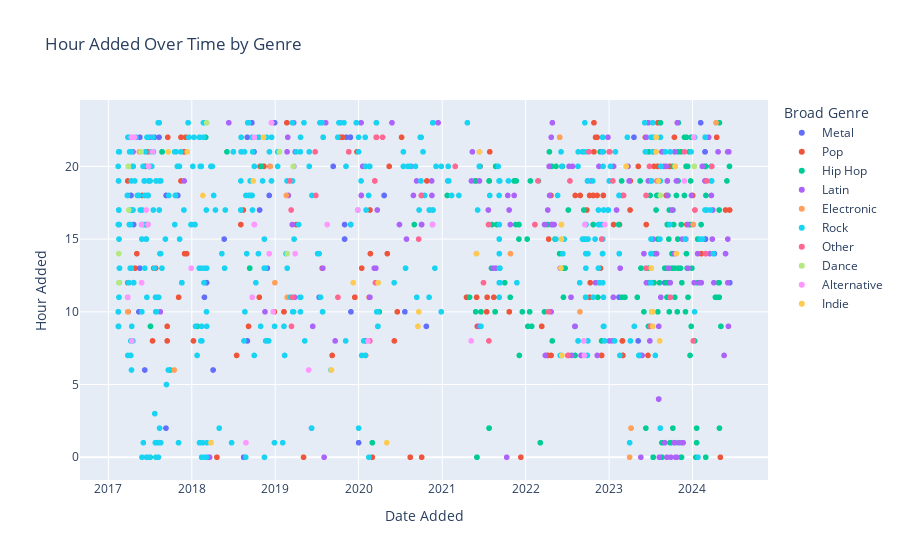

Source (notebook cell):
### Code cell
fig = px.scatter(df_top_genres, y='Hour Added', x='Date Added', color='Broad Genre', hover_data={'Track Name': True}, title='Hour Added Over Time by Genre')
fig.show()

### Figure 1 — Plotly figure (JSON) as saved in the notebook; plotly's stock layout.template omitted (floating-point values rounded to 4 significant figures; data arrays with more than 128 entries replaced by an {"elided": "..."} marker saying what was removed)
{"data": [{"customdata": [["A Place for My Head"], ["Lying from You"], ["Figure.09"], ["Hearts Burst into Fire"], ["Question!"], ["Wish I Had an Angel"], ["Animal I Have Become"], ["Welcome to the Family"], ["The Trooper - 2015 Remaster"], ["Everybody's Fool"], ["Unholy Confessions"], ["Almost Easy"], ["Chop Suey!"], ["So Far Away"], ["Afterlife"], ["Aerials"], ["The Middle"], ["Lost"], ["The Phantom Of The Opera"], ["IN MY REMAINS"], ["Points of Authority"], ["No More Sorrow"], ["Bleed It Out"], ["I Miss You"], ["Show Me How to Live"], ["Toxicity"], ["Final Masquerade"], ["POWERLESS"], ["Amaranth"], ["End Of All Hope"], ["One Step Closer"], ["Bullet With Butterfly Wings - Remastered 2012"], ["Future Days"], ["Conquer Or Die"], ["Tornado Of Souls - 2004 Remix"], ["This Ain't A Love Song"], ["The Devil in I"], ["Alone"], ["Heretic"], ["Buried Alive"], ["Dear God"], ["Solway Firth"], ["Duality"], ["Psychosocial"], ["New Divide"], ["Hail to the King"], ["Carry On"], ["Shepherd of Fire"], ["Even Flow"], ["B.Y.O.B."], ["Sirens"], ["Waiting for the End"], ["Don't Stay"], ["One Last Breath"], ["Iridescent"], ["BURN IT DOWN"], ["Shadow of the Day"], ["Forgotten"], ["Leave Out All The Rest"], ["Runaway"], ["You Give Love A Bad Name"], ["Fury Of The Storm"], ["Through The Fire And Flames"], ["1979 - Remastered 2012"], ["Black"], ["Sirens"], ["Always"], ["Somewhere I Belong"], ["Numb"], ["In Pieces"], ["CASTLE OF GLASS"], ["Welcome To The Jungle"], ["Burning in the Skies"], ["Runaway"], ["Walk"], ["The Pretender"], ["Battle Symphony"], ["One More Light"], ["Heavy (feat. Kiiara)"], ["Talking to Myself"], ["Going Under"], ["Crawling"], ["Breaking the Habit"], ["In the End"], ["Everlong"], ["Today - 2011 Remaster"], ["Livin' On A Prayer"], ["Be Yourself"], ["Knockin' On Heaven's Door"], ["Over and Over"], ["Given Up"], ["Faint"], ["LOST IN THE ECHO"], ["What I've Done"], ["Like a Stone"], ["Invisible"], ["Sweet Child O' Mine"], ["Paradise City"], ["November Rain"], ["It's My Life"], ["I Hate Everything About You"], ["Last Resort"], ["Kryptonite"], ["Symphony Of Destruction - Remastered 2012"], ["Alive"], ["Sweet Child O' Mine"]], "hovertemplate": "Broad Genre=Metal<br>Date Added=%{x}<br>Hour Added=%{y}<br>Track Name=%{customdata[0]}<extra></extra>", "legendgroup": "Metal", "marker": {"color": "#636efa", "symbol": "circle"}, "mode": "markers", "name": "Metal", "showlegend": true, "type": "scattergl", "x": ["2024-06-12 12:45:21-05:00", "2024-04-05 14:12:20-05:00", "2024-04-05 14:01:47-05:00", "2024-02-26 15:27:38-05:00", "2024-02-26 15:16:37-05:00", "2024-02-26 15:11:24-05:00", "2024-02-26 15:08:43-05:00", "2024-02-25 22:23:43-05:00", "2024-02-24 21:06:19-05:00", "2024-02-24 21:00:20-05:00", "2024-02-24 20:38:17-05:00", "2024-02-24 20:34:31-05:00", "2024-02-05 23:14:25-05:00", "2023-09-01 12:45:59-05:00", "2023-05-16 07:57:03-05:00", "2023-05-08 08:20:09-05:00", "2023-04-19 22:25:57-05:00", "2023-02-13 11:52:50-05:00", "2022-12-05 21:46:52-05:00", "2022-12-03 21:44:56-05:00", "2022-12-03 21:38:09-05:00", "2022-12-03 21:36:17-05:00", "2022-12-03 21:36:07-05:00", "2022-09-28 19:29:05-05:00", "2022-09-21 16:19:09-05:00", "2021-04-17 11:12:21-05:00", "2020-11-19 17:15:36-05:00", "2020-11-19 16:15:03-05:00", "2020-11-05 17:54:15-05:00", "2020-11-05 17:51:03-05:00", "2020-10-23 09:33:54-05:00", "2020-08-16 20:56:29-05:00", "2020-07-21 10:50:43-05:00", "2020-04-21 18:36:14-05:00", "2020-04-21 18:28:15-05:00", "2020-01-31 08:20:37-05:00", "2020-01-01 01:25:29-05:00", "2019-11-28 10:47:20-05:00", "2019-11-27 16:33:56-05:00", "2019-11-27 16:30:02-05:00", "2019-11-27 16:28:32-05:00", "2019-11-25 22:40:28-05:00", "2019-11-25 22:36:25-05:00", "2019-11-25 22:30:48-05:00", "2019-11-07 22:14:28-05:00", "2019-10-31 16:00:43-05:00", "2019-10-31 15:55:57-05:00", "2019-10-31 15:54:20-05:00", "2019-09-11 20:58:56-05:00", "2019-07-12 11:09:43-05:00", "2018-12-29 23:48:55-05:00", "2018-12-05 18:47:50-05:00", "2018-11-27 13:27:13-05:00", "2018-10-24 17:32:56-05:00", "2018-09-29 21:11:39-05:00", "2018-09-29 21:11:10-05:00", "2018-09-29 21:10:45-05:00", "2018-09-29 21:08:14-05:00", "2018-09-29 21:08:09-05:00", "2018-09-29 21:04:36-05:00", "2018-09-20 23:11:33-05:00", "2018-09-01 08:49:51-05:00", "2018-08-31 22:25:44-05:00", "2018-08-16 00:13:46-05:00", "2018-08-04 21:54:30-05:00", "2018-07-01 21:38:27-05:00", "2018-05-22 15:52:06-05:00", "2018-04-04 06:39:13-05:00", "2018-03-06 12:44:06-05:00", "2018-03-06 12:42:37-05:00", "2018-03-06 12:42:11-05:00", "2018-02-25 11:23:23-05:00", "2017-10-31 18:00:24-05:00", "2017-10-30 18:12:39-05:00", "2017-09-10 18:31:56-05:00", "2017-09-10 18:31:29-05:00", "2017-09-10 02:10:53-05:00", "2017-08-10 23:53:24-05:00", "2017-08-10 22:15:07-05:00", "2017-08-06 01:30:41-05:00", "2017-08-02 11:47:34-05:00", "2017-07-20 22:10:53-05:00", "2017-07-20 22:10:45-05:00", "2017-07-20 22:10:36-05:00", "2017-07-16 21:30:15-05:00", "2017-06-28 20:51:52-05:00", "2017-06-25 20:47:18-05:00", "2017-06-23 18:57:22-05:00", "2017-06-23 18:45:12-05:00", "2017-06-09 06:27:56-05:00", "2017-05-18 22:11:28-05:00", "2017-05-18 21:58:52-05:00", "2017-05-18 21:58:22-05:00", "2017-05-18 21:58:09-05:00", "2017-05-18 13:19:59-05:00", "2017-05-14 10:45:40-05:00", "2017-05-01 22:03:12-05:00", "2017-05-01 22:03:04-05:00", "2017-05-01 22:02:49-05:00", "2017-04-21 16:09:54-05:00", "2017-04-09 18:45:17-05:00", "2017-04-09 18:40:14-05:00", "2017-04-09 18:33:46-05:00", "2017-04-02 17:26:17-05:00", "2017-02-14 09:32:42-05:00", "2017-02-14 09:32:04-05:00"], "xaxis": "x", "y": [12, 14, 14, 15, 15, 15, 15, 22, 21, 21, 20, 20, 23, 12, 7, 8, 22, 11, 21, 21, 21, 21, 21, 19, 16, 11, 17, 16, 17, 17, 9, 20, 10, 18, 18, 8, 1, 10, 16, 16, 16, 22, 22, 22, 22, 16, 15, 15, 20, 11, 23, 18, 13, 17, 21, 21, 21, 21, 21, 21, 23, 8, 22, 0, 21, 21, 15, 6, 12, 12, 12, 11, 18, 18, 18, 18, 2, 23, 22, 1, 11, 22, 22, 22, 21, 20, 20, 18, 18, 6, 22, 21, 21, 21, 13, 10, 22, 22, 22, 16, 18, 18, 18, 17, 9, 9], "yaxis": "y"}, {"customdata": {"elided": "186x1 str values"}, "hovertemplate": "Broad Genre=Pop<br>Date Added=%{x}<br>Hour Added=%{y}<br>Track Name=%{customdata[0]}<extra></extra>", "legendgroup": "Pop", "marker": {"color": "#EF553B", "symbol": "circle"}, "mode": "markers", "name": "Pop", "showlegend": true, "type": "scattergl", "x": {"elided": "186 str values"}, "xaxis": "x", "y": {"elided": "186 int values"}, "yaxis": "y"}, {"customdata": {"elided": "227x1 str values"}, "hovertemplate": "Broad Genre=Hip Hop<br>Date Added=%{x}<br>Hour Added=%{y}<br>Track Name=%{customdata[0]}<extra></extra>", "legendgroup": "Hip Hop", "marker": {"color": "#00cc96", "symbol": "circle"}, "mode": "markers", "name": "Hip Hop", "showlegend": true, "type": "scattergl", "x": {"elided": "227 str values"}, "xaxis": "x", "y": {"elided": "227 int values"}, "yaxis": "y"}, {"customdata": {"elided": "185x1 str values"}, "hovertemplate": "Broad Genre=Latin<br>Date Added=%{x}<br>Hour Added=%{y}<br>Track Name=%{customdata[0]}<extra></extra>", "legendgroup": "Latin", "marker": {"color": "#ab63fa", "symbol": "circle"}, "mode": "markers", "name": "Latin", "showlegend": true, "type": "scattergl", "x": {"elided": "185 str values"}, "xaxis": "x", "y": {"elided": "185 int values"}, "yaxis": "y"}, {"customdata": [["Don't You Worry Child - Radio Edit"], ["Naquele Pique"], ["Frikitona"], ["Animal Rights"], ["Shrunken Heads"], ["Gettin' Over You (feat. Fergie & LMFAO)"], ["Gingoba"], ["Dos"], ["You Spin Me Round (Like a Record)"], ["Sexy Bitch (feat. Akon)"], ["Omen"], ["Magnets"], ["Sonnenkind - MÖWE Remix"], ["Stole the Show"], ["Latch"], ["Into the Light"], ["You & Me - Flume Remix"], ["One More Time"]], "hovertemplate": "Broad Genre=Electronic<br>Date Added=%{x}<br>Hour Added=%{y}<br>Track Name=%{customdata[0]}<extra></extra>", "legendgroup": "Electronic", "marker": {"color": "#FFA15A", "symbol": "circle"}, "mode": "markers", "name": "Electronic", "showlegend": true, "type": "scattergl", "x": ["2024-04-12 23:45:33-05:00", "2024-01-08 20:32:59-05:00", "2024-01-04 16:12:24-05:00", "2023-04-07 02:39:22-05:00", "2023-04-07 02:37:23-05:00", "2023-04-01 00:37:02-05:00", "2023-03-16 20:48:10-05:00", "2022-08-26 10:09:29-05:00", "2022-05-29 22:33:29-05:00", "2021-10-26 14:49:26-05:00", "2019-02-22 11:16:39-05:00", "2019-02-18 18:51:13-05:00", "2018-12-30 12:35:26-05:00", "2018-12-10 20:04:36-05:00", "2017-10-16 06:01:07-05:00", "2017-05-16 21:16:42-05:00", "2017-04-15 20:12:31-05:00", "2017-03-26 10:06:40-05:00"], "xaxis": "x", "y": [23, 20, 16, 2, 2, 0, 20, 10, 22, 14, 11, 18, 12, 20, 6, 21, 20, 10], "yaxis": "y"}, {"customdata": {"elided": "601x1 str values"}, "hovertemplate": "Broad Genre=Rock<br>Date Added=%{x}<br>Hour Added=%{y}<br>Track Name=%{customdata[0]}<extra></extra>", "legendgroup": "Rock", "marker": {"color": "#19d3f3", "symbol": "circle"}, "mode": "markers", "name": "Rock", "showlegend": true, "type": "scattergl", "x": {"elided": "601 str values"}, "xaxis": "x", "y": {"elided": "601 int values"}, "yaxis": "y"}, {"customdata": [["Mi Ideología"], ["Me Hace Daño Verte"], ["La Puerta"], ["M.A - Remix"], ["Dog Days"], ["Amor del Bueno"], ["La Locura Automática - Reggaeton"], ["Ni Una Ni Dos"], ["Bailame Despacio Vs La Player - Remix"], ["Bajo"], ["Dime"], ["Loco por Volverte a Ver"], ["KOMM, SUSSER TOD - M-10 Director's Edit Version"], ["The Cruel Angel's Thesis (Director's Edit Version)"], ["Peach Trees"], ["Tengo"], ["Remember Summer Days (Night Tempo Showa Groove Mix)"], ["memories"], ["Comedy"], ["Believe (ONE PIECE)"], ["Kirameki"], ["STAND PROUD"], ["CRAZY NOISY BIZARRE TOWN"], ["Kaikai Kitan"], ["No Me Conocen (Remix) [con DUKI, Rei & Tiago PZK]"], ["Kelly"], ["I Had Control"], ["Esta Cobardía"], ["Maravillosos"], ["Se Fue la Luz"], ["Sueño en la Altura"], ["Verte Pasar"], ["Mr Blue"], ["El Che y los Rolling Stones"], ["Nora en Abril"], ["Da Ya Think I'm Sexy?"], ["Speechless (Full)"], ["Bad News Ain't No News At All"], ["A l'assaut (des ombres sur l'o)"], ["Louder Than Words"], ["What You Need"], ["Lost Stars"]], "hovertemplate": "Broad Genre=Other<br>Date Added=%{x}<br>Hour Added=%{y}<br>Track Name=%{customdata[0]}<extra></extra>", "legendgroup": "Other", "marker": {"color": "#FF6692", "symbol": "circle"}, "mode": "markers", "name": "Other", "showlegend": true, "type": "scattergl", "x": ["2024-03-25 20:22:10-05:00", "2024-03-03 19:08:05-05:00", "2024-02-27 14:22:43-05:00", "2024-01-11 17:21:35-05:00", "2024-01-04 08:26:47-05:00", "2023-11-26 21:14:38-05:00", "2023-09-25 11:08:17-05:00", "2023-07-29 19:32:00-05:00", "2023-06-30 09:01:59-05:00", "2023-06-26 20:40:58-05:00", "2023-06-12 13:16:29-05:00", "2023-06-11 18:48:41-05:00", "2023-03-05 18:17:12-05:00", "2023-01-17 19:03:59-05:00", "2023-01-03 21:50:43-05:00", "2022-11-29 15:47:41-05:00", "2022-10-04 21:58:20-05:00", "2022-07-13 19:49:32-05:00", "2022-07-04 07:19:21-05:00", "2022-04-11 10:53:49-05:00", "2022-02-23 19:55:30-05:00", "2022-02-10 16:32:17-05:00", "2022-02-10 16:32:05-05:00", "2021-07-24 08:21:33-05:00", "2021-07-22 16:13:50-05:00", "2021-06-30 12:47:51-05:00", "2021-02-26 20:16:55-05:00", "2020-10-01 18:05:54-05:00", "2020-09-19 15:10:14-05:00", "2020-04-14 22:21:26-05:00", "2020-03-17 22:30:58-05:00", "2020-03-14 12:01:43-05:00", "2020-03-11 19:55:01-05:00", "2020-02-19 08:11:27-05:00", "2019-11-18 21:20:50-05:00", "2019-10-02 11:05:02-05:00", "2019-06-27 18:17:44-05:00", "2019-06-24 21:22:50-05:00", "2019-03-18 11:00:01-05:00", "2019-03-13 09:44:31-05:00", "2019-03-11 17:14:39-05:00", "2019-03-05 19:36:32-05:00"], "xaxis": "x", "y": [20, 19, 14, 17, 8, 21, 11, 19, 9, 20, 13, 18, 18, 19, 21, 15, 21, 19, 7, 10, 19, 16, 16, 8, 16, 12, 20, 18, 15, 22, 22, 12, 19, 8, 21, 11, 18, 21, 11, 9, 17, 19], "yaxis": "y"}, {"customdata": [["I See the Light"], ["Dance Yrself Clean"], ["Lasso"], ["Disco Inferno - Single Edit"], ["Le Freak - Edit"], ["Night Fever - From \"Saturday Night Fever\" Soundtrack"], ["Sing a Song"], ["Shining Star"], ["Be My Lady"], ["Boogie Wonderland"], ["Stayin' Alive - 2007 Remastered Version Saturday Night Fever"], ["September"], ["Walking On A Dream"]], "hovertemplate": "Broad Genre=Dance<br>Date Added=%{x}<br>Hour Added=%{y}<br>Track Name=%{customdata[0]}<extra></extra>", "legendgroup": "Dance", "marker": {"color": "#B6E880", "symbol": "circle"}, "mode": "markers", "name": "Dance", "showlegend": true, "type": "scattergl", "x": ["2024-01-08 20:26:35-05:00", "2023-08-13 18:22:16-05:00", "2019-03-20 20:07:22-05:00", "2019-02-22 14:58:26-05:00", "2019-01-19 21:44:15-05:00", "2019-01-19 21:22:54-05:00", "2018-03-06 23:57:13-05:00", "2017-05-23 21:31:38-05:00", "2017-03-31 17:30:39-05:00", "2017-03-29 20:27:58-05:00", "2017-02-16 12:09:24-05:00", "2017-02-16 12:05:38-05:00", "2017-02-15 14:30:18-05:00"], "xaxis": "x", "y": [20, 18, 20, 14, 21, 21, 23, 21, 17, 20, 12, 12, 14], "yaxis": "y"}, {"customdata": [["hot girl bummer (with Khea) - Khea Remix"], ["No More Lies"], ["Love to Hate You"], ["Sparks"], ["My Universe"], ["Til Kingdom Come"], ["People of The Pride"], ["Humankind"], ["Higher Power"], ["Charlie Brown"], ["Adventure of a Lifetime"], ["Friday I'm in Love"], ["Fun (feat. Tove Lo)"], ["Come On Eileen"], ["Tainted Love"], ["Go!"], ["Up&Up"], ["Trouble"], ["Life in Technicolor ii"], ["Yellow"], ["Viva La Vida"], ["Army of One"], ["Amazing Day"], ["Fix You"], ["Paradise"], ["Quello Che Non C'è"], ["Everglow"], ["A L I E N S"], ["I Ran (So Far Away) - Single Edit"], ["Sin aliento"], ["Ni tú ni nadie"], ["Karma Chameleon - Remastered 2002"], ["Boys Don't Cry"], ["Every Teardrop Is a Waterfall"], ["The Scientist"], ["Fascination Street - Remastered"], ["Take on Me"], ["Hypnotised"]], "hovertemplate": "Broad Genre=Alternative<br>Date Added=%{x}<br>Hour Added=%{y}<br>Track Name=%{customdata[0]}<extra></extra>", "legendgroup": "Alternative", "marker": {"color": "#FF97FF", "symbol": "circle"}, "mode": "markers", "name": "Alternative", "showlegend": true, "type": "scattergl", "x": ["2024-01-05 22:29:22-05:00", "2023-11-26 19:07:56-05:00", "2022-12-13 16:59:21-05:00", "2022-09-17 16:10:02-05:00", "2022-09-14 07:44:17-05:00", "2022-09-14 07:36:00-05:00", "2022-09-12 08:09:46-05:00", "2022-09-12 08:09:35-05:00", "2021-05-07 08:41:04-05:00", "2020-11-19 16:42:31-05:00", "2020-02-11 08:15:57-05:00", "2019-12-28 17:16:41-05:00", "2019-08-16 16:51:44-05:00", "2019-05-27 06:51:16-05:00", "2019-03-29 14:19:11-05:00", "2018-12-23 10:54:30-05:00", "2018-12-15 23:02:43-05:00", "2018-12-05 14:37:15-05:00", "2018-10-01 16:51:31-05:00", "2018-10-01 16:51:24-05:00", "2018-10-01 16:51:18-05:00", "2018-10-01 16:49:52-05:00", "2018-10-01 16:44:16-05:00", "2018-09-30 22:36:00-05:00", "2018-09-22 11:37:40-05:00", "2018-08-26 01:58:53-05:00", "2017-12-29 13:39:19-05:00", "2017-07-13 21:56:20-05:00", "2017-06-25 20:46:54-05:00", "2017-06-23 16:32:36-05:00", "2017-06-15 17:17:07-05:00", "2017-05-26 16:30:36-05:00", "2017-05-26 12:31:55-05:00", "2017-04-24 22:08:24-05:00", "2017-04-24 22:08:15-05:00", "2017-04-13 08:10:52-05:00", "2017-04-11 22:36:32-05:00", "2017-03-26 11:49:38-05:00"], "xaxis": "x", "y": [22, 19, 16, 16, 7, 7, 8, 8, 8, 16, 8, 17, 16, 6, 14, 10, 23, 14, 16, 16, 16, 16, 16, 22, 11, 1, 13, 21, 20, 16, 17, 16, 12, 22, 22, 8, 22, 11], "yaxis": "y"}, {"customdata": [["She Calls Me Back (with Kacey Musgraves)"], ["sangria"], ["slow motion"], ["nightmares"], ["Under The Light"], ["Mad Visions"], ["Super Slow"], ["Just for a Minute"], ["RUN"], ["Skinny"], ["Alter Ego"], ["Break My Baby"], ["Hey Gringo"], ["Too Much Time Together"], ["About You"], ["Trouble’s Coming"], ["Oblivion"], ["See The Sun"], ["Do You Wanna"], ["Junk Of The Heart (Happy)"], ["Ooh La"], ["Sweet Emotion"], ["Westside"], ["The Things We Do"], ["El Pozo"], ["Simple Song"], ["No Te Me Achores"], ["Pan y Circo"], ["Cough Syrup"], ["Los Amigos Que Perdí"], ["Karaoke Katmandú"], ["El Momento"], ["Melancolía Blue Blue Blue"], ["Naive"], ["Call It What You Want"], ["Bad Habit"], ["Triciclo Perú"], ["Mistakes"]], "hovertemplate": "Broad Genre=Indie<br>Date Added=%{x}<br>Hour Added=%{y}<br>Track Name=%{customdata[0]}<extra></extra>", "legendgroup": "Indie", "marker": {"color": "#FECB52", "symbol": "circle"}, "mode": "markers", "name": "Indie", "showlegend": true, "type": "scattergl", "x": ["2023-10-22 14:29:19-05:00", "2023-10-16 20:28:37-05:00", "2023-10-16 20:22:24-05:00", "2023-10-16 20:20:48-05:00", "2023-08-10 08:52:46-05:00", "2023-08-04 19:49:26-05:00", "2023-07-25 22:27:57-05:00", "2023-07-25 22:12:25-05:00", "2023-07-25 21:54:55-05:00", "2023-07-11 10:16:06-05:00", "2023-07-11 10:13:41-05:00", "2023-07-11 09:59:54-05:00", "2023-07-07 10:06:18-05:00", "2023-07-04 13:37:08-05:00", "2023-07-04 13:33:25-05:00", "2023-03-16 20:09:45-05:00", "2023-03-16 20:05:40-05:00", "2022-06-08 07:43:21-05:00", "2022-06-06 16:53:55-05:00", "2022-06-06 16:51:50-05:00", "2022-06-06 16:34:02-05:00", "2022-06-06 15:54:51-05:00", "2022-06-04 13:43:46-05:00", "2021-06-12 21:16:39-05:00", "2021-05-30 14:46:37-05:00", "2020-09-20 10:11:24-05:00", "2020-09-16 09:22:58-05:00", "2020-09-16 09:21:11-05:00", "2020-05-03 01:37:43-05:00", "2020-03-26 12:17:32-05:00", "2019-12-08 12:04:31-05:00", "2019-09-04 06:04:06-05:00", "2018-11-10 22:30:48-05:00", "2018-09-26 19:40:13-05:00", "2018-03-26 01:56:31-05:00", "2018-02-18 18:42:13-05:00", "2017-12-11 21:32:20-05:00", "2017-09-19 21:06:39-05:00"], "xaxis": "x", "y": [14, 20, 20, 20, 8, 19, 22, 22, 21, 10, 10, 9, 10, 13, 13, 20, 20, 7, 16, 16, 16, 15, 13, 21, 14, 10, 9, 9, 1, 12, 12, 6, 22, 19, 1, 18, 21, 21], "yaxis": "y"}], "layout": {"autosize": true, "legend": {"title": {"text": "Broad Genre"}, "tracegroupgap": 0}, "title": {"text": "Hour Added Over Time by Genre"}, "xaxis": {"anchor": "y", "autorange": true, "domain": [0, 1], "range": ["2016-09-02 22:33:29.8067", "2024-11-22 10:28:36.1933"], "title": {"text": "Date Added"}, "type": "date"}, "yaxis": {"anchor": "x", "autorange": true, "domain": [0, 1], "range": [-1.898, 24.9], "title": {"text": "Hour Added"}, "type": "linear"}}}
